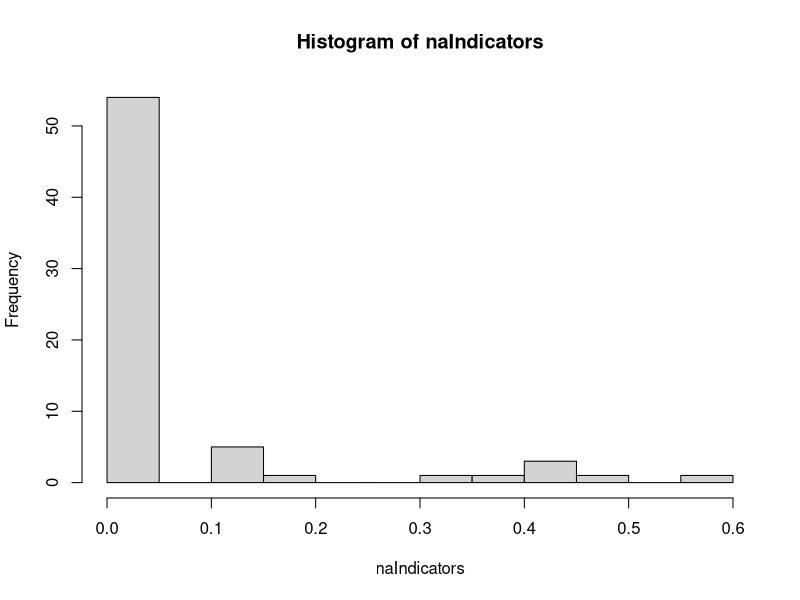
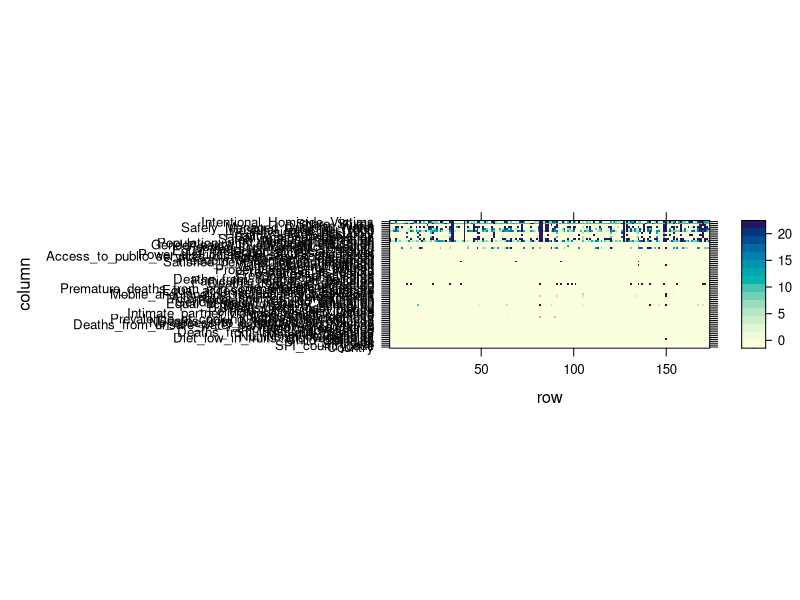
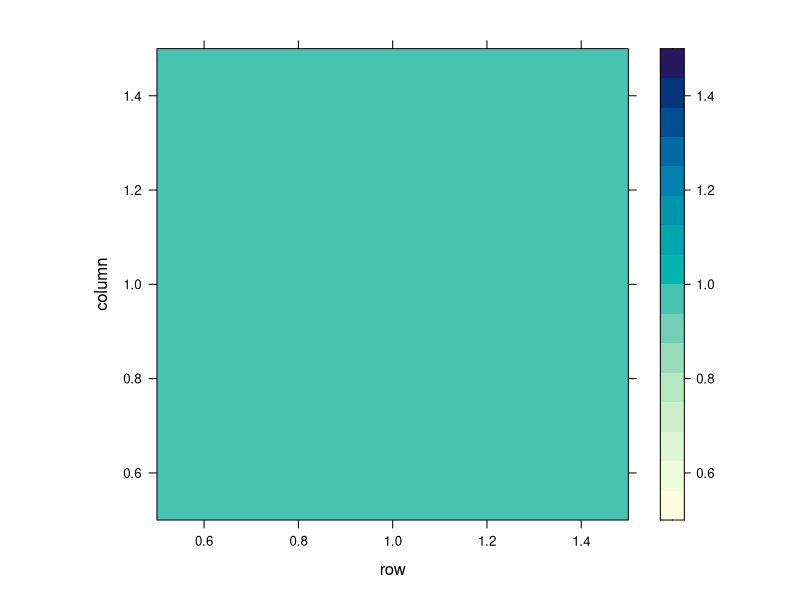
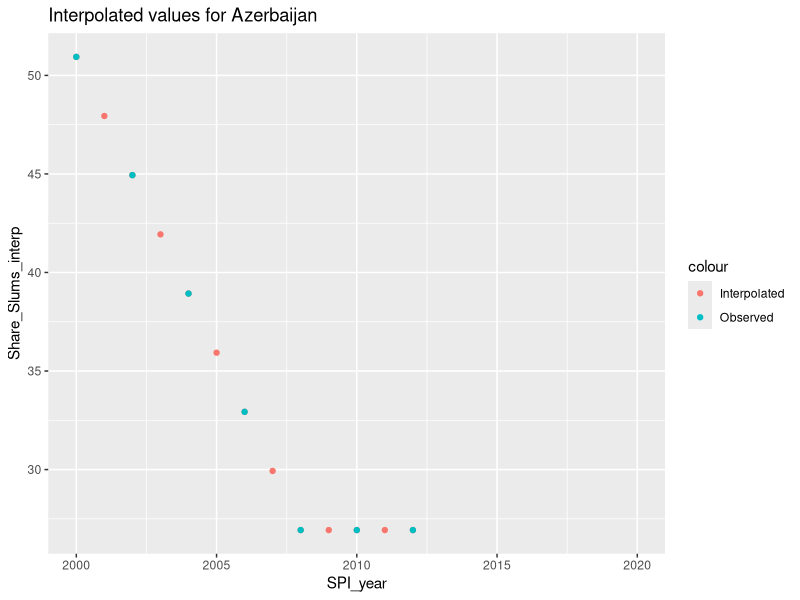

Write the R code that produced these figures, in order. (Note: this script raises an error after producing the figures.)
#Import libraries 
library(mice)
library(dplyr)
library(lattice)
library(tidyr)

#Load data
data <- read.csv("extendedDataScaled.csv")%>%
  select(-X)

#Descriptive analysis -----------------------------------
nYears <- length(unique(data$SPI_year))
nCountries <- length(unique(data$Country))
nIndicators <- length(colnames(data)) - 4 #-identifiers

#Overview of missing data per indicator and per countrye
naIndicators <- data%>%
  is.na()%>%
  colSums()/(nYears*nCountries)
hist(naIndicators,breaks=20)

naOverview <- data%>%
  group_by(Country)%>%
  summarise_all(~sum(is.na(.)))

levelplot(as.matrix(naOverview))


#Correlation matrix of missingness
naData <- as.integer(is.na(data))
levelplot(cor(as.matrix(naData)))

#Iputation of Share slums by linear interpolation ----------------------------------------
#Imputation of Share slums is linear interpolation if surrounding years are observed
library(zoo)
df_interpolated <- data %>%
  group_by(Country) %>%
  arrange(SPI_year) %>%
  mutate(Share_Slums_interp = na.approx(Share_Slums, x = SPI_year, na.rm = FALSE)) %>%
  ungroup()

#Visually inspect interpolations
C <- unique(data$Country)[9]
library(ggplot2)
ggplot()+
  geom_point(data=df_interpolated%>%filter(Country==C),aes(x=SPI_year,y=Share_Slums_interp,color="Interpolated"))+
  geom_point(data=data%>%filter(Country==C),aes(x=SPI_year,y=Share_Slums,color="Observed"))+
  labs(title=paste("Interpolated values for",C))

#Incorporate changes
data <- data %>%
  group_by(Country) %>%
  arrange(SPI_year) %>%
  mutate(Share_Slums = na.approx(Share_Slums, x = SPI_year, na.rm = FALSE)) %>%
  ungroup()

#Setup mice for imputations---------------------------------------------------
#Convert data to wide format to include time dependency
indicator_list <- colnames(data)[5:ncol(data)]
data_wide <- data %>%
  pivot_wider(names_from = SPI_year, values_from = all_of(indicator_list), names_sep = "yearID")

#Initialize predictor matrix excluding categorical values
pred <- quickpred(data_wide,
                  mincor=0.6,
                  minpuc =0.9,
                  method = "pearson",
                  exclude = c("Country_0","SPI_countrycode_1")
)
table(rowSums(pred)) #100-1000 parameters for each model is too much

# library(qgraph)
# colors <-rgb(colSums(is.na(data[,c(2,5:length(data))]))>0,
#              colSums(is.na(data[,c(2,5:length(data))]))>0,
#              colSums(is.na(data[,c(2,5:length(data))]))>0)
# 
# par(mfrow=c(1,1))
# corr <- cor(data[,5:ncol(data)],use="complete.obs")
# labels <- 5:ncol(data)
# qgraph(corr, layout="spring",threshold= 0,
#        labels=labels,
#        vsize=3.5,repulsion=0.75,
#        color = colors)
# keep <- colnames(data)[c(5,7,12,22,31,33,40,50)]

#Lighthouse approach
for (var in rownames(pred)) {
  #Disregard variables without missing values
  if (sum(pred[var,]) == 0) {next}
  #Disregard non numeric columns
  if (var == "Country_0" || var == "SPI_countrycode_1" || var =="Region_3") {next}

  #Exclude all variables from other years
  var_name <- substr(var,1,nchar(var)-4)
  year <- substr(var,nchar(var)-3,nchar(var))
  othr_yrs <- grep(paste0("*",year),rownames(pred), invert=TRUE)
  pred[var,othr_yrs] <-0

  #Set up lighthouse
  if (as.numeric(year)%% 2 ==1){
    var_othr_yrs <- paste0(var_name,c(2000:year)) #If uneven predict without lighthouse
  } else{
    var_othr_yrs <- paste0(var_name,c(2000:year,2020)) #If even predict with lighthouse
  }
  if(year ==2020){
    var_othr_yrs <- var_othr_yrs[rep(c(FALSE,TRUE),10)] # use uneven years to predict lighthouse
  }

  if(var_name %in% c("Vulnerable_employment_43yearID","Protein_supply_58yearID")){
    var_othr_yrs <- paste0(var_name,c(2000:year))
  }

  pred[var,var_othr_yrs] <- 1
  pred[var,var] <- 0

  #Include "keep" variables for the current year
  pred[var,paste0(keep,"yearID",as.integer(year))] <- 1

}



for (i in 1:ncol(pred)){
  for (j in (i+1):ncol(pred)){
    if (j>ncol(pred)){break}
    #If variables are used to predict each other
    if (pred[i,j] == 1 && pred[j,i] == 1){
      #Get names of variables
      var_i <- rownames(pred)[i]
      var_j <- rownames(pred)[j]
      #If more observations are missing in i than in j
      if (sum(is.na(data_wide[,var_i])) >= sum(is.na(data_wide[,var_j]))){
        #Do not use i as a predictor for j
        pred[j,i] <- 0
        print(paste(var_i, "no longer predicts:", var_j))
      }
      else{
        #if j has more missing values do not use it as a predictor for i
        pred[i,j] <- 0
        print(paste(var_j, "no longer predicts:", var_i))
      }
    }
    else {next}
  }
}
table(rowSums(pred))

#Avoid using the categorical variables as predictors
pred[, "Country"] <- 0
pred[, "SPI_countrycode"] <- 0

#Prepare imputation 
ini <- mice(data_wide,pred=pred,maxit=0)
ini$loggedEvents
unique(ini$loggedEvents[,"meth"]) 
ini$loggedEvents[ini$loggedEvents[,"meth"]=="constant",] #Primary school 2020 has no observations, must be imputed in long format

#Post processing not necessary as we use pmm
post <- ini$post

#Every indicator should be imputed using pmm, unless number number of donors is too small
meth <- ini$method
meth[] <- "pmm"

#Primary school enrollment is missing donors 
# meth[grep("Prim",rownames(data.frame(meth)))] <- "norm"
# c(min(data$Prim_School_Enroll,na.rm=TRUE),max(data$Prim_School_Enroll,na.rm=TRUE))
# post[grep("Prim",rownames(data.frame(post)))] <- "imp[[j]][,i] <- squeeze(imp[[j]][,i],bounds=c(26.82781, 99.95587))"
# pred[c("Prim_School_EnrollyearID2019","Prim_School_EnrollyearID2020"),] <- 0 #Do not predict years that lack observations
# meth ["Prim_School_EnrollyearID2019"] <- "norm.nob"
# pred ["Prim_School_EnrollyearID2019", ] <- 0
# pred ["Prim_School_EnrollyearID2019",c("Prim_School_EnrollyearID2018",
#                                        "Prim_School_EnrollyearID2017")] <- 1
meth ["Prim_School_EnrollyearID2019"] <- ""
pred [ ,"Prim_School_EnrollyearID2019"] <- 0

#Set seed
seed <- 123

m <- 15
maxit <- 20
imp<- mice(data_wide,
           defaultMethod = c("pmm", "logreg", "polyreg", "polr"),
           pred = pred,
           seed = seed,
           maxit = maxit,
           m = m,
           method = meth,
           post = post,
           print = TRUE,
           remove.collinear = FALSE #FALSE = columns are not automatically deleted due to high correlation, which happens in adjacent years
)  

unique(imp$loggedEvents[,"meth"])
imp$loggedEvents[imp$loggedEvents[,"meth"]=="pmm",]  #Some targets have their predictors removed due to collinearity
nrow(imp$loggedEvents)
#Get one iteration of one imputation
check <- imp$loggedEvents[imp$loggedEvents[,"im"]==1,]
nrow(check) #377
overview <- imp$loggedEvents

#Check if there are any NAs left, there should be 173*21=3633
173*21

#Inspect quality of the imputations -------------------------------------------------

#Convergence plots
NAlist <-  colnames(data_wide)[colSums(is.na(data_wide))>0]
i<-1
##Loop does not work - plot -save command must be copy-pasted into console repeatedly
# while (i < length(NAlist)){
#   print(i)
plot(imp, NAlist[i:(i+17)],layout=c(6,6))
#   dev.copy(file=paste0("Ch",i,".png"),device=png, bg="white", width=1764, height = 784) 
#   graphics.off()
i <- i + 18


complete_wide <- complete(imp,"long")

#Convert back to long format
complete_long <- complete_wide %>%
  pivot_longer(
    cols = -c("Country","SPI_countrycode","Region",".imp",".id"),  # Keep these as identifier columns
    names_to = c(".value", "SPI_year"),  # Split names into variable and year
    names_sep = "yearID"  # Separator used in pivot_wider
  ) %>%
  mutate(SPI_year = as.integer(SPI_year))

complete_long
nrow(complete_long)/m
ncol(complete_long) #Two more columns are added in imputation
colSums(is.na(complete_long))

#Visualize imputations
var <- colnames(data)[57]
var  # variable of interest

ggplot(
  complete_long[complete_long$Country %in% unique(data$Country[which(is.na(data[,var]))]),],
  aes(x = SPI_year, y = !!sym(var), group = .imp)
) +
  #geom_point(alpha = 0.3) +
  geom_line(alpha = 0.15, color="blue") +
  geom_line(data=data[data$Country %in% unique(data$Country[which(is.na(data[,var]))]),]%>%
              mutate(.imp=0), alpha = 1, lwd=0.9,color="black") +
  facet_wrap(~ Country) +
  labs(color = "Imputation") +
  theme_minimal() +
  ylim(
    min(complete_long[[var]], na.rm = TRUE),
    max(complete_long[[var]], na.rm = TRUE)
  )







#Impute remaining values in long format
complete2 <- complete_long
for (i in 1:m){
  df <- complete2[complete2$.imp==i,]%>%
    group_by(Country) %>%        # replace with your grouping variable(s)
    arrange(SPI_year, .by_group = TRUE) %>%  # optional: ensure proper order
    mutate(PSE_lag = lag(Prim_School_Enroll,2)) %>%
    ungroup()
  pred_long <- quickpred(df)
  pred_long[,"Country"] <- 0
  pred_long["Prim_School_Enroll","PSE_lag"] <- 1
  ini_long <- mice(df,maxit=0)
  meth_long <- ini_long$method
  meth_long["PSE_lag"] <- ""
  # ini_long$post["PSE_lag"] <- "imp[[j]] <- ave(imp[[j]], imp$Country, FUN = function(x) dplyr::lag(x))"
  imp_long <- mice(df,
                   pred = pred_long,
                   method = meth_long,
                   post = ini_long$post,
                   m=1,
                   maxit=7)
  new_data <- complete(imp_long, "long")
  new_data[,".imp"] <- i
  new_data <- new_data %>%
    select(-PSE_lag)
  complete2[complete2$.imp==i,] <- new_data
}


#Visualize imputations, #Lags could be included 
ggplot(
  complete2[complete2$Country %in% unique(data$Country[which(is.na(data[,var]))]),],
  aes(x = SPI_year, y = !!sym(var), group = .imp)
) +
  #geom_point(alpha = 0.3) +
  geom_line(alpha = 0.15, color="blue") +
  geom_line(data=data[data$Country %in% unique(data$Country[which(is.na(data[,var]))]),]%>%
              mutate(.imp=0), alpha = 1, lwd=0.9,color="black") +
  facet_wrap(~ Country) +
  labs(color = "Imputation") +
  theme_minimal() +
  ylim(
    min(complete_long[[var]], na.rm = TRUE),
    max(complete_long[[var]], na.rm = TRUE)
  )


#Save imputed data
write.csv(complete2, "ImputedDataLightHouse_scaled.csv")
